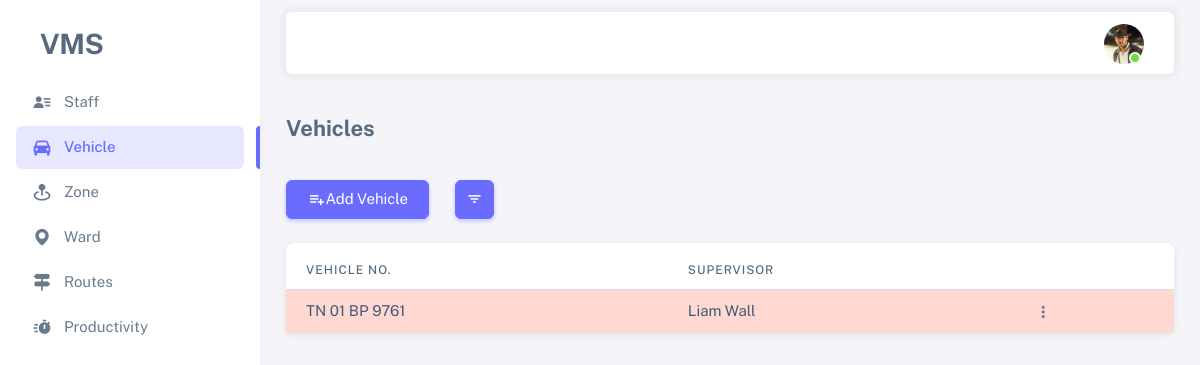
The app's page /?query=in_active (signed in), older data.
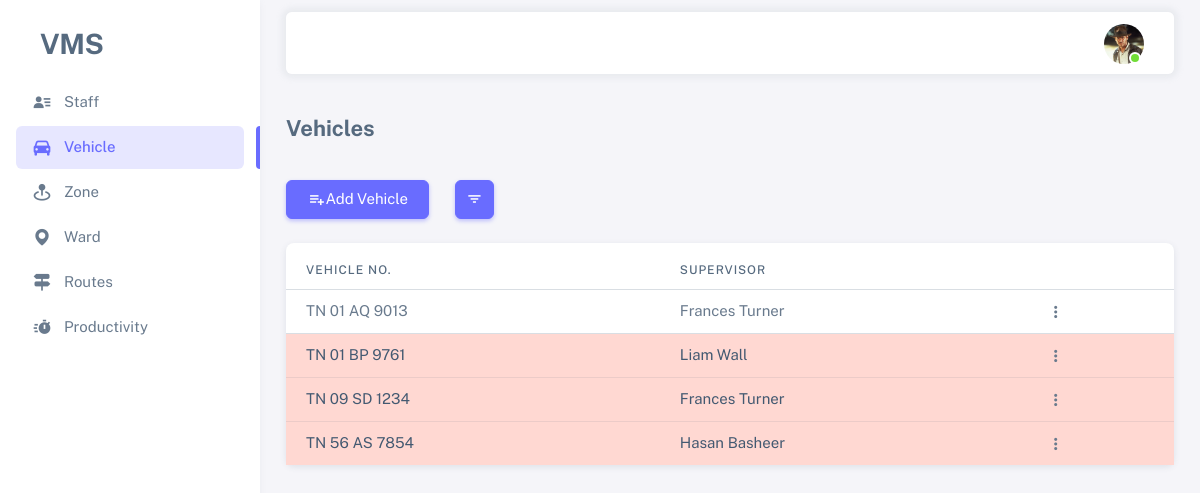
The same page, newer data.
### vms_app/models.py (models this page shows, shortened)
class Vehicle(models.Model):
    vehicle_number = models.CharField(max_length=100, unique=True)
    is_active = models.BooleanField(default=True)
    is_working = models.BooleanField(default=False)
    supervisor = models.ForeignKey(Employee, on_delete=models.SET_NULL, null=True, blank=True,
                                   related_name='vehicle_supervised_by', limit_choices_to={'is_active': True})
    remark = models.TextField(null=True, blank=True)
    created_by = models.ForeignKey(Employee, on_delete=models.SET_NULL, null=True, blank=True,
                                   related_name='vehicle_created_by')
    created_on = models.DateTimeField(auto_now_add=True)
    updated_by = models.ForeignKey(Employee, on_delete=models.SET_NULL, null=True, blank=True,
                                   related_name='vehicle_updated_by')
    updated_on = models.DateTimeField(auto_now=True)
    zone = models.ForeignKey(Zone, related_name='zone_vehicles_set',
                             on_delete=models.PROTECT, null=True, blank=True)
    workshop = models.ForeignKey(Workshop, related_name='workshop_vehicles_set',
                                 on_delete=models.PROTECT, null=True, blank=True)
    register_number = models.CharField(max_length=50, null=True, blank=True, unique=True)
    chassis_number = models.CharField(max_length=50, null=True, blank=True)
    vehicle_model = models.CharField(max_length=50, null=True, blank=True)
    type = models.CharField(max_length=50, null=True, blank=True)
    engine_number = models.CharField(max_length=50, null=True, blank=True)
    fc_date = models.DateField(null=True, blank=True)
    insurance = models.DateField(null=True, blank=True)
    puc = models.DateField(null=True, blank=True)  # pollution under control certificate expiry date

class Employee(AbstractBaseUser, PermissionsMixin):
    id = models.UUIDField(primary_key=True, editable=False, unique=True, default=uuid.uuid4)
    name = models.CharField(max_length=100)
    image = models.ImageField(upload_to='profiles/', null=True, blank=True)
    employee_id = models.CharField(max_length=100, unique=True)
    is_active = models.BooleanField(default=True)
    is_staff = models.BooleanField(default=True)
    is_superuser = models.BooleanField(default=False)
    contact = models.CharField(max_length=255)
    address = models.TextField()
    remark = models.TextField(null=True, blank=True)
    objects = EmployeeManager()
    USERNAME_FIELD = 'employee_id'
    REQUIRED_FIELDS = ['name']
    def __str__(self) -> str:
        return self.name

### vms_app/views.py (the view)
# urls.py: 2. Add a URL to urlpatterns:  path('', views.home, name='home')
@login_required(login_url='login')
@active_required
def home(request):
    queries = {
        "active": {"is_active": True},
        "in_active": {"is_active": False},
        "working": {"is_working": True, "is_active": True},
        "not_working": {"is_working": False, "is_active": True},
    }
    vehicles = Vehicle.objects.filter(**queries["active"])
    query = request.GET.get("query", None)
    if query and query in queries:
        vehicles = Vehicle.objects.filter(**queries[query])
    context = {
        "vehicles": vehicles,
        "menu": "menu-vehicle"
    }
    return render(request, 'vms_app/vehicles_list.html', context)

### vms_app/templates/vms_app/vehicles_list.html (shortened to what this page needs)
{% extends "base.html" %}
{% block content %}
<h4 class="fw-bold py-3 mb-4">Vehicles</h4>
<div class="row">
    <div class="col-auto">
        <a href="{% url "add_vehicle" %}" class="btn btn-primary">
            <span class="tf-icons bx bx-list-plus"></span> Add Vehicle
        </a>
    </div>
    <div class="col-auto">
        <button type="button" class="btn btn-primary btn-icon dropdown-toggle hide-arrow" data-bs-toggle="dropdown" aria-expanded="false">
            <i class="bx bx-filter"></i>
        </button>
    </div>
</div>
<div class="card mt-4">
    <div class="table-responsive text-nowrap mt-2">
        <table class="table">
            <thead>
                <tr>
                    <th>Vehicle No.</th>
                    <th>Supervisor</th>
                    <th></th>
                </tr>
            </thead>
            <tbody class="table-border-bottom-0">
                {% for vehicle in vehicles %}
                <tr {% if not vehicle.is_working %}class="table-danger"{% endif %}>
                    <td>{{vehicle.vehicle_number}}</td>
                    <td>{{vehicle.supervisor}}</td>
                    <td>
                        {% if request.user.is_superuser %}
                        <div class="dropdown">
                            <button type="button" class="btn p-0 dropdown-toggle hide-arrow" data-bs-toggle="dropdown">
                              <i class="bx bx-dots-vertical-rounded"></i>
                            </button>
                        </div>
                        {% else %}
                            <a href="{% url "edit_vehicle" vehicle.id %}" class="btn btn-sm btn-icon btn-primary">
                                <span class="tf-icons bx bxs-pencil"></span>
                            </a>
                        {% endif %}
                    </td>
                </tr>
                {% endfor %}
            </tbody>
        </table>
    </div>
</div>
{% endblock content %}

Row changes from the older to the newer data that the page shows:
now on this page (row edited): Vehicle: vehicle_number "TN 01 AQ 9013", supervisor "Frances Turner", is_working True (drawn)
now on this page (row edited): Vehicle: vehicle_number "TN 09 SD 1234", supervisor "Frances Turner"
now on this page (row edited): Vehicle: vehicle_number "TN 56 AS 7854", supervisor "Hasan Basheer"
